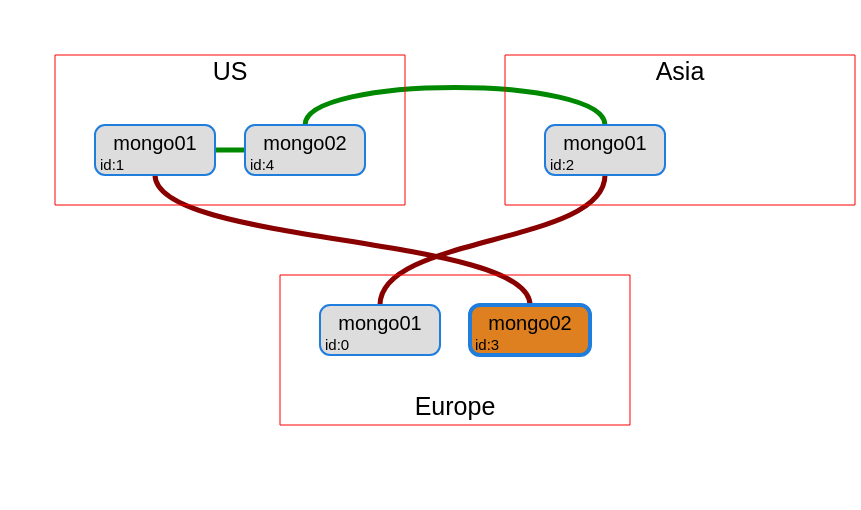

Source (Vega-Lite JSON):
### Vega specification from a JSON file in a GitHub repository (floating-point values rounded to 4 significant figures)
{"$schema": "https://vega.github.io/schema/vega/v5.11.json", "width": 500, "height": 500, "padding": 5, "data": [{"name": "mongo_status_data", "values": [{"_id": 0, "name": "mongo01.europe.domain:27017", "stateStr": "SECONDARY", "syncSourceId": 2}, {"_id": 1, "name": "mongo01.us.domain:27017", "stateStr": "SECONDARY", "syncSourceId": 3}, {"_id": 2, "name": "mongo01.asia.domain:27017", "stateStr": "SECONDARY", "syncSourceId": 4}, {"_id": 3, "name": "mongo02.europe.domain:27017", "stateStr": "PRIMARY", "syncSourceId": -1}, {"_id": 4, "name": "mongo02.us.domain:27017", "stateStr": "SECONDARY", "syncSourceId": 1}]}, {"name": "region_block", "values": [{"name": "europe", "width": 350, "height": 150, "x": 275, "y": 270, "count": 2, "label": "Europe"}, {"name": "us", "width": 350, "height": 150, "x": 50, "y": 50, "count": 2, "label": "US"}, {"name": "asia", "width": 350, "height": 150, "x": 500, "y": 50, "count": 1, "label": "Asia"}], "transform": [{"type": "formula", "as": "text_x", "expr": "datum.x + datum.width/2"}, {"type": "formula", "as": "text_y", "expr": "datum.y>100 ? datum.y + datum.height - 30 : datum.y + 5"}]}, {"name": "node_block", "source": "mongo_status_data", "transform": [{"type": "formula", "as": "id_label", "expr": "'id:'+datum._id"}, {"type": "formula", "as": "name_parts", "expr": "split(split(datum.name,':')[0],'.')"}, {"type": "formula", "as": "node_name", "expr": "datum.name_parts[0]"}, {"type": "formula", "as": "node_region", "expr": "datum.name_parts[1]"}, {"type": "formula", "as": "index_in_region", "expr": "slice(datum.node_name,-1)-1"}, {"type": "lookup", "from": "region_block", "key": "name", "fields": ["node_region"], "as": ["region"]}, {"type": "formula", "as": "x", "expr": "datum.region.x + 40 + datum.index_in_region * 150"}, {"type": "formula", "as": "width", "expr": "120"}, {"type": "formula", "as": "y", "expr": "datum.region.y + (datum.node_region=='europe'?30:70)"}, {"type": "formula", "as": "height", "expr": "50"}, {"type": "formula", "as": "right", "expr": "datum.x + datum.width"}, {"type": "formula", "as": "bottom", "expr": "datum.y + datum.height"}, {"type": "formula", "as": "cx", "expr": "datum.x + datum.width/2"}, {"type": "formula", "as": "cy", "expr": "datum.y + datum.height/2"}, {"type": "formula", "as": "back_color", "expr": "datum.stateStr=='PRIMARY' ? '#DE801F' : '#ddd'"}, {"type": "formula", "as": "line_width", "expr": "datum.stateStr=='PRIMARY' ? 4 : 2"}]}, {"name": "sync_links", "source": "node_block", "transform": [{"type": "filter", "expr": "! (datum.syncSourceId<0)"}, {"type": "lookup", "from": "node_block", "fields": ["syncSourceId"], "key": "_id", "as": ["target"]}]}, {"name": "smart-links", "source": "sync_links", "transform": [{"type": "formula", "as": "same_line", "expr": "datum.y==datum.target.y"}, {"type": "formula", "as": "left_node", "expr": "datum.x < datum.target.x ? datum : datum.target"}, {"type": "formula", "as": "right_node", "expr": "datum.x > datum.target.x ? datum : datum.target"}, {"type": "formula", "as": "top_node", "expr": "datum.y < datum.target.y ? datum : datum.target"}, {"type": "formula", "as": "bottom_node", "expr": "datum.y > datum.target.y ? datum : datum.target"}, {"type": "formula", "as": "same_region", "expr": "datum.node_region==datum.target.node_region"}, {"type": "formula", "as": "top_line", "expr": "(datum.node_region!='europe') && (datum.target.node_region!='europe')"}, {"type": "formula", "as": "bottom_line", "expr": "(datum.node_region=='europe') && (datum.target.node_region=='europe')"}, {"type": "formula", "as": "cross_line", "expr": "!datum.top_line && !datum.bottom_line"}, {"type": "formula", "as": "side_to_side", "expr": "datum.same_line && ( datum.same_region && datum.left_node.index_in_region == datum.right_node.index_in_region -1 )"}]}, {"name": "side-to-side-links", "source": "smart-links", "transform": [{"type": "filter", "expr": "datum.side_to_side"}, {"type": "formula", "as": "path", "expr": "'M'+datum.left_node.right+','+datum.left_node.cy+'L'+datum.right_node.x+','+datum.right_node.cy"}]}, {"name": "top-links", "source": "smart-links", "transform": [{"type": "filter", "expr": "datum.top_line && ! datum.side_to_side"}, {"type": "formula", "as": "y", "expr": "datum.y"}, {"type": "formula", "as": "up", "expr": "datum.y - 50"}, {"type": "formula", "as": "path", "expr": "'M'+datum.cx+','+datum.y+'C'+datum.cx+','+datum.up+' '+datum.target.cx+','+datum.up+' '+datum.target.cx+','+datum.y"}]}, {"name": "cross-line-links", "source": "smart-links", "transform": [{"type": "filter", "expr": "datum.cross_line"}, {"type": "formula", "as": "btm", "expr": "datum.top_node.bottom + 70"}, {"type": "formula", "as": "up", "expr": "datum.bottom_node.y - 70"}, {"type": "formula", "as": "p1", "expr": "datum.top_node.cx+','+datum.top_node.bottom"}, {"type": "formula", "as": "p2", "expr": "datum.top_node.cx+','+datum.btm"}, {"type": "formula", "as": "p3", "expr": "datum.bottom_node.cx+','+datum.up"}, {"type": "formula", "as": "p4", "expr": "datum.bottom_node.cx+','+datum.bottom_node.y"}, {"type": "formula", "as": "path", "expr": "'M'+datum.p1+'C'+datum.p2+' '+datum.p3+' '+datum.p4"}]}, {"name": "all-links", "source": ["top-links", "side-to-side-links", "cross-line-links"]}], "scales": [{"name": "true_is_green", "type": "ordinal", "domain": [false, true], "range": ["#880000", "#008800"]}, {"name": "true_is_red", "type": "ordinal", "domain": [true, false], "range": ["#880000", "#008800"]}], "marks": [{"type": "path", "from": {"data": "all-links"}, "encode": {"enter": {"path": {"field": "path"}, "stroke": {"scale": "true_is_red", "field": "cross_line"}, "strokeWidth": {"value": 5}}}}, {"type": "rect", "from": {"data": "node_block"}, "encode": {"enter": {"x": {"field": "x"}, "y": {"field": "y"}, "width": {"field": "width"}, "height": {"field": "height"}, "stroke": {"value": "#1F7DDE"}, "cornerRadius": {"value": 10}, "strokeWidth": {"field": "line_width"}, "fill": {"field": "back_color"}}}}, {"type": "text", "from": {"data": "node_block"}, "encode": {"enter": {"text": {"field": "node_name"}, "align": {"value": "center"}, "fontSize": {"value": 20}, "x": {"field": "cx"}, "y": {"field": "cy"}}}}, {"type": "text", "from": {"data": "node_block"}, "encode": {"enter": {"text": {"field": "id_label"}, "align": {"value": "left"}, "x": {"field": "x"}, "y": {"field": "bottom"}, "fontSize": {"value": 15}, "dx": {"value": 5}, "dy": {"value": -5}}}}, {"type": "rect", "from": {"data": "region_block"}, "encode": {"enter": {"x": {"field": "x"}, "y": {"field": "y"}, "width": {"field": "width"}, "height": {"field": "height"}, "stroke": {"value": "red"}}}}, {"type": "text", "from": {"data": "region_block"}, "encode": {"enter": {"text": {"field": "label"}, "align": {"value": "center"}, "baseline": {"value": "top"}, "x": {"field": "text_x"}, "y": {"field": "text_y"}, "fontSize": {"value": 25}}}}]}
